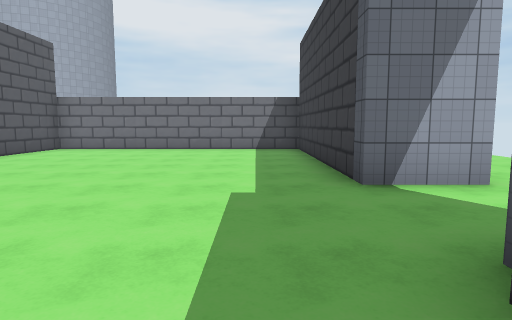
view 1 (above)

21 first-person views from a walk through a Unity game level. The camera is 1.4 m above the floor, tilts 6° down and sees 75° across. The floor is counted in squares, 2 m on a side. Each view is taken from the middle of a square. On the plan, view 1 faces up. The plan holds only what a view shows up to about 10 squares ahead; the rest is blank. The place goes on beyond the plan. The player is left out. Door leaves are left out, so doorways stand open. Some surface patterns are stand-ins.

view 2
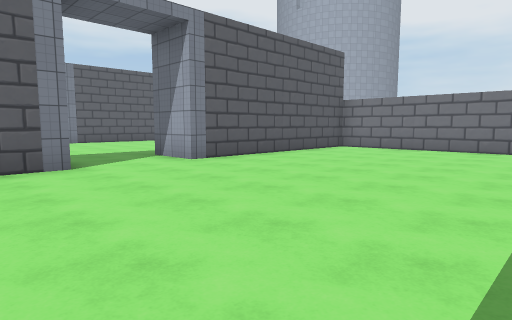

view 3
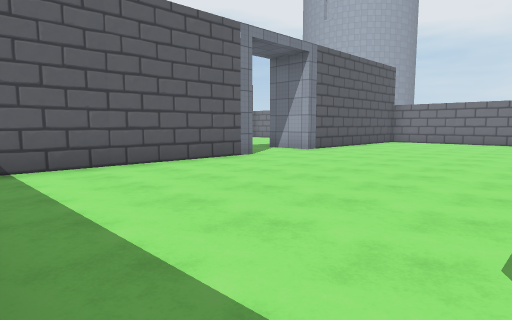

view 4
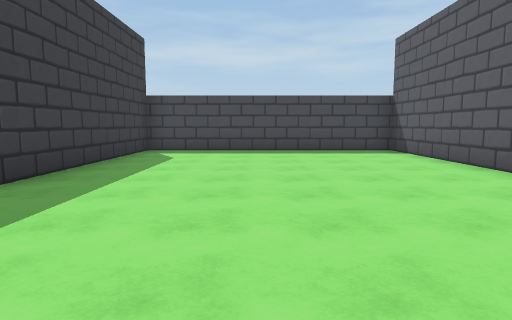

view 5
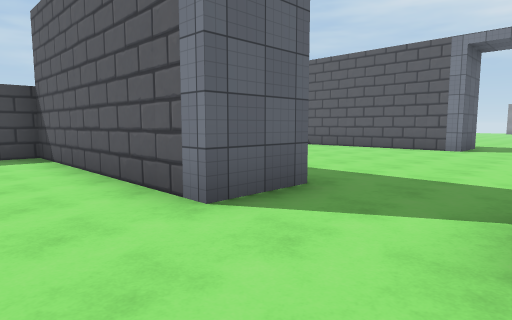

view 6
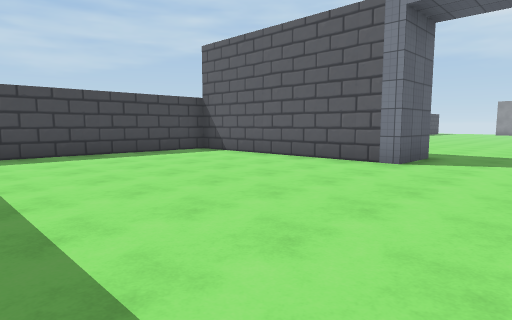

view 7
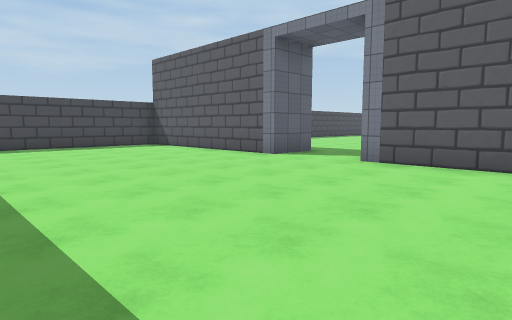

view 8
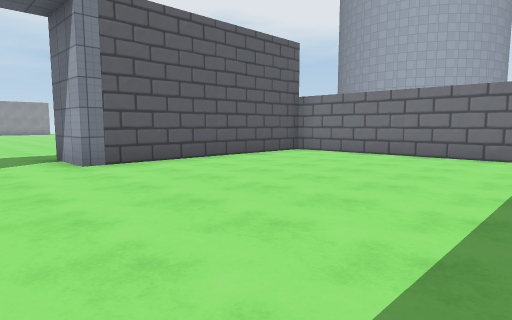

view 9
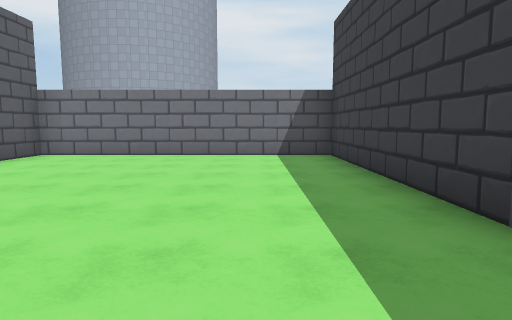

view 10
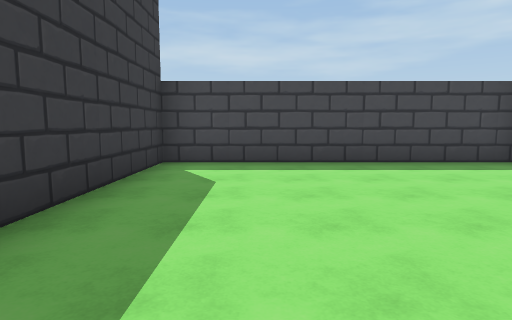

view 11
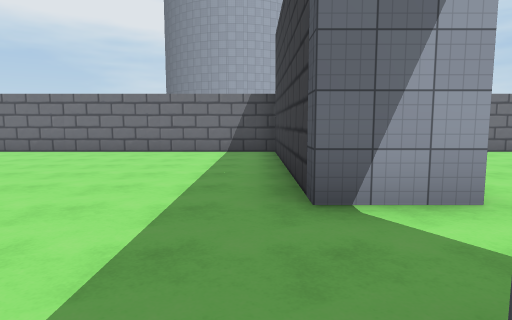

view 12
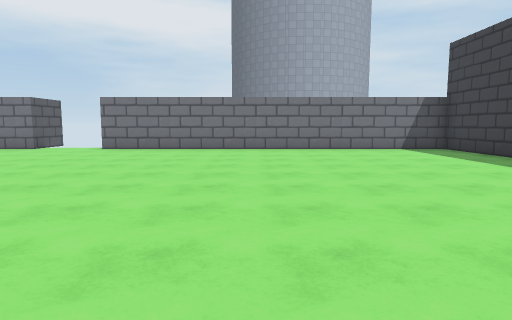

view 13
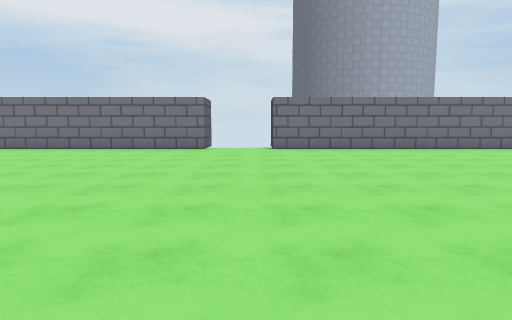

view 14
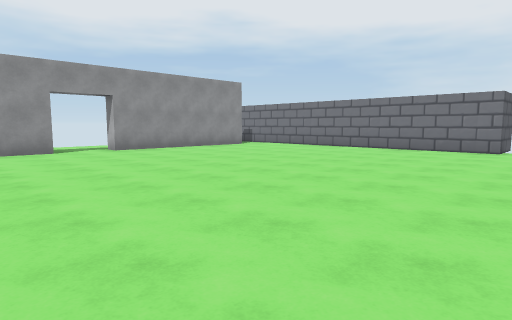

view 15
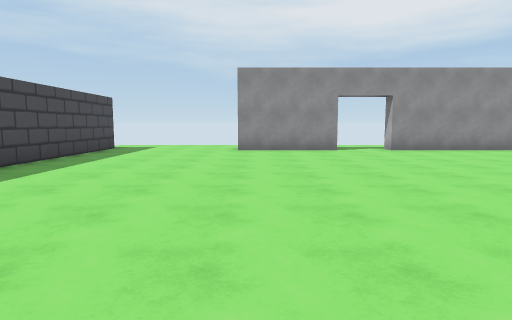

view 16
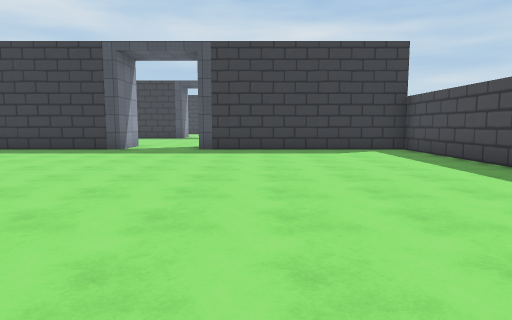

view 17
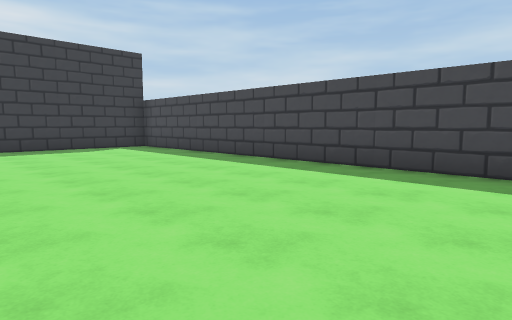

view 18
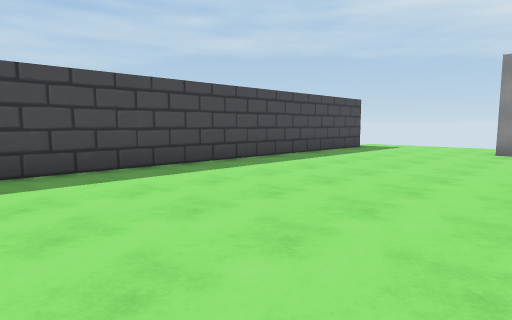

view 19
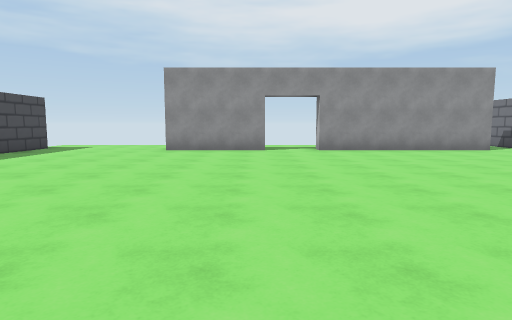

view 20
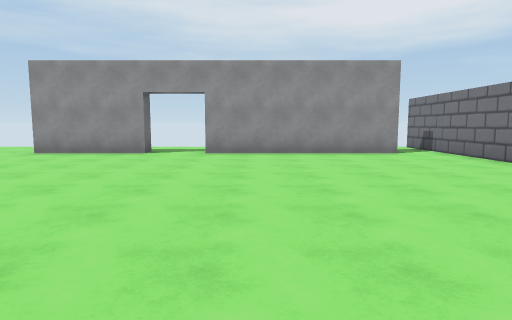

view 21
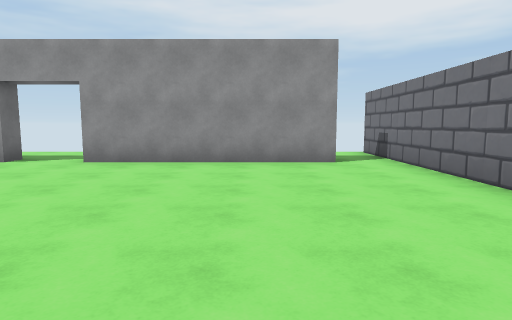

### Floor plan
Points are (right, up) in squares from view 1. A wall is a line through its corners. A room is listed if a view was taken in it or the views show most of it. See-through windows are left out.
Room 1 (views 1, 2, 3, 4, 5)
walls: (1.3, 3.9) (1.3, 9.8) (-5.8, 9.8) (-5.7, 3.9); (-5.7, 1.6) (-5.7, -4.2) (1, -4.2) (1, 1.3)
ways out: opening at (-6.5, 2.5) to room 2; opening at (2, 2.5)
Room 2 (views 6, 7, 8, 9, 10)
walls: (-7.3, 4.1) (-7.3, 9.8) (-14, 9.8) (-14, 3.9) (-15.5, 3.9); (-7.4, 1.6) (-5.7, 1.6); (-15.5, 1.6) (-14, 1.6) (-14, -4.2) (-7.2, -4.2) (-7.2, -0.1); (-5.7, 3.9) (-7.2, 3.9)
ways out: opening at (-6.5, 2.5) to room 1; opening at (-14.5, 2.5) to room 3
Room 3 (views 11, 12, 13, 14, 15, 16, 17, 18, 19, 20, 21)
walls: (-27.5, 9.8) (-37.5, 9.8); (-35.8, 2.3) (-35.2, 2.3) (-35.2, -0.5); (-15.5, 3.9) (-15.5, 9.8) (-25.5, 9.8); (-35.2, 8.6) (-35.2, 3.9) (-35.7, 3.9); (-36, -4.2) (-15.5, -4.2) (-15.5, 1.6)
ways out: opening at (-14.5, 2.5) to room 2; open door at (-26.5, 10.5)

Positions as (right, up) in squares from view 1, and headings:
1: (0, 0), facing up
2: (0, 0), facing up-left
3: (0, -4), facing up-left
4: (-2, 5), facing down
5: (-4, 4), facing down-left
6: (-8, 4), facing down-left
7: (-8, 7), facing down-left
8: (-8, 2), facing up-left
9: (-9, 2), facing up
10: (-9, 2), facing down
11: (-16, 1), facing up
12: (-21, 0), facing up
13: (-26, 0), facing up
14: (-26, 0), facing up-left
15: (-26, 0), facing left
16: (-25, 0), facing right
17: (-26, 1), facing down-right
18: (-26, 1), facing down-left
19: (-26, 2), facing left
20: (-27, 5), facing left
21: (-29, 7), facing left
